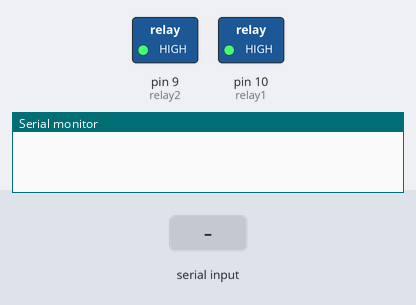
This sketch was run on a simulated Arduino Uno, built with avr-gcc and run on an emulated ATmega328P. On the bench: switched loads named in the sketch (green lamp = pin HIGH), the last lines printed to the serial monitor. Inputs (shaded band) come from the test bench.

Above: at 1.2 s.
1.3 s: "1\n" received over Serial
At 2.5 s:
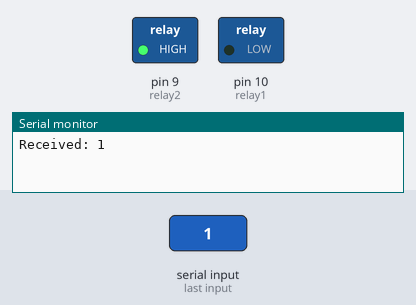
2.8 s: "2\n" received over Serial
At 3.8 s:
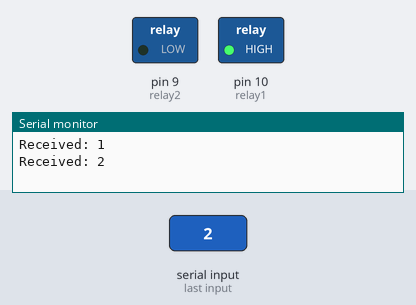
4.3 s: "0\n" received over Serial
At 4.9 s:
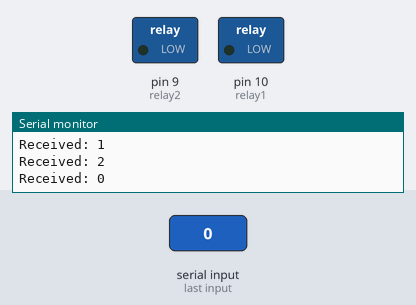
5.8 s: "5\n" received over Serial
At 7.0 s:
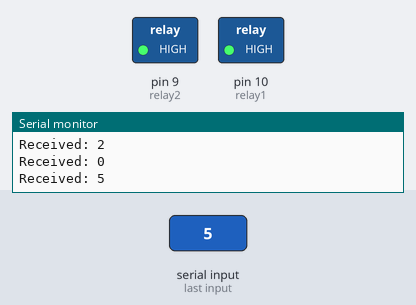
7.3 s: "3\n" received over Serial
At 8.4 s:
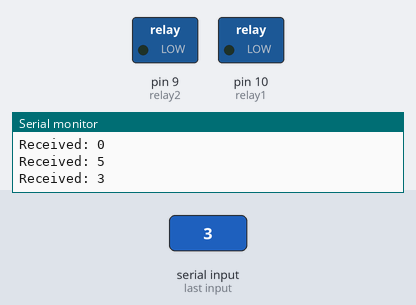
Timing chart, 0 to 9.8 s (numbered marks = the images above; inputs shaded):
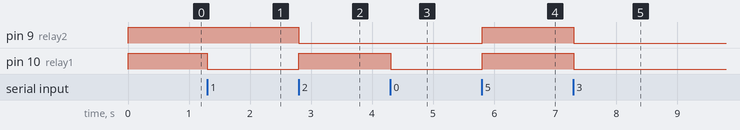

The sketch:

Ardiuno_code_for_controlling_home_aplliances.ino
```cpp
// Corrected and Clean Code

int relay1 = 10; // IN1 of Relay Module
int relay2 = 9;  // IN2 of Relay Module

String input = "";

void setup() {
  Serial.begin(9600);
  pinMode(relay1, OUTPUT);
  pinMode(relay2, OUTPUT);

  // Initially turn OFF both (HIGH = OFF for active LOW relays)
  digitalWrite(relay1, HIGH);
  digitalWrite(relay2, HIGH);
}

void loop() {
  if (Serial.available()) {
    input = Serial.readStringUntil('\n');
    input.trim();  // Remove newline and whitespace

    if (input == "1") {
      // Only Relay 1 ON
      digitalWrite(relay1, LOW);   // ON
      digitalWrite(relay2, HIGH);  // OFF
    }
    else if (input == "2") {
      // Only Relay 2 ON
      digitalWrite(relay1, HIGH);  // OFF
      digitalWrite(relay2, LOW);   // ON
    }
    else if (input == "5") {
      // Both Relays ON
      digitalWrite(relay1, HIGH);   // ON
      digitalWrite(relay2, HIGH);   // ON
    }
    else if (input == "0" || input == "3" || input == "4") {
      // Both Relays OFF
      digitalWrite(relay1, LOW);  // OFF
      digitalWrite(relay2, LOW);  // OFF
    }

    // Optional debug print
    Serial.println("Received: " + input);
  }
}
```

Measured:
- after the input at 1.3 s, pin 10 (relay1): HIGH → LOW at once
- after the input at 2.8 s, pin 9 (relay2): HIGH → LOW at once; pin 10 (relay1): LOW → HIGH at once
- after the input at 4.3 s, pin 10 (relay1): HIGH → LOW at once
- after the input at 5.8 s, pin 9 (relay2), pin 10 (relay1): LOW → HIGH at once
- after the input at 7.3 s, pin 9 (relay2), pin 10 (relay1): HIGH → LOW at once
